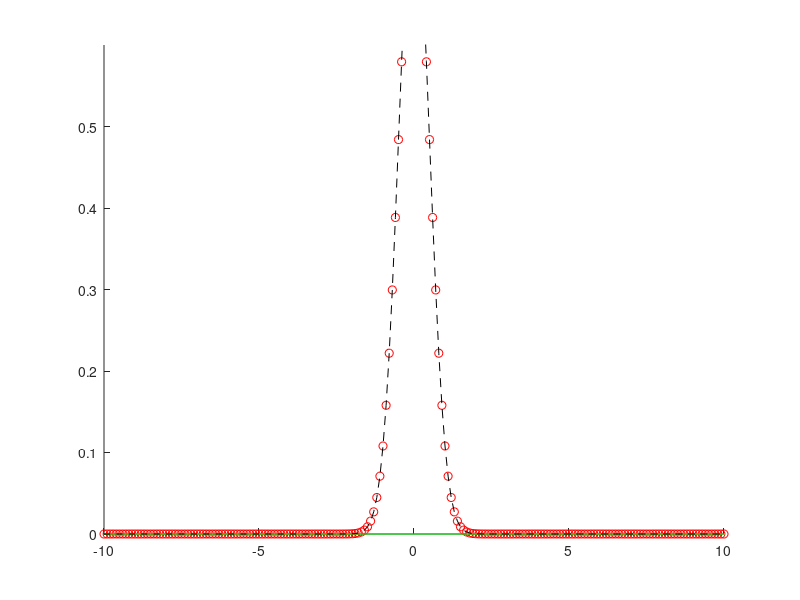

Recreate this plot in MATLAB. (Note: this script raises an error after producing the figure.)
%% Numerical checks of the Fourier Transforms

% =========================
%  Gaussian <--> Gaussian
% =========================

% To help us understand how the FFT algorithm works, we can perform the
% fourier transform on functions that we already have an analytical
% solution to and then compare.

clear all
close all

%% STEP 1: Grids
% Since we are working with a numerical algorithm we need an appropriate
% grid over which to work. As a rule its always best to define the number
% of grid points to be a power of 2. 

% GRID IN REAL SPACE
N = 512; % Number of grid points 
dx = 0.1; % Grid step size in real space
upperx = N*dx; % Upper truncation limit in real space
x = dx*(-N/2:N/2-1); % Grid in real space

% GRID IN FOURIER SPACE (Pulsation)
dxi = (2*pi)/(N*dx); % Grid step size in fourier space
upperxi = N*dxi; % Upper truncation limit in fourier space
xi = dxi*(-N/2:N/2-1); % Grid in fourier space

% GRID IN FOURIER SPACE (Frequency)
dnu = 1/(N*dx); % Grid step size in fourier space
uppernu = N*dnu; % Upper truncation limit in fourier space
nu = dnu*(-N/2:N/2-1); % Grid in fourier space

%% STEP 2: Functions

% Initial Gaussian:
% f(x) = sqrt(a/pi) * exp(-a*x^2)

% Transformed Gaussian:
% f(xi) = exp(-1/4a * xi^2)        --- Pulsation
% f(nu) = exp(-1/4a * (2*pi*nu)^2) --- Frequency

% ANALYTICAL expressions
% -----------------------------
a = 2; % Parameter

fa = sqrt(a/pi)*exp(-a*x.^2); % Initial Gaussian

Fa_p = exp(-xi.^2/(4*a)); % Transformed Gaussian (Pulsation)

Fa_f = exp(-(2*pi*nu).^2/(4*a)); % Transformed Gaussian (Frequency)

% NUMERICAL approximations
% -----------------------------

Fn = fftshift(ifft(ifftshift(fa)))*upperx;

fn_p = fftshift(fft(ifftshift(Fa_p)))/upperx;

fn_f = fftshift(fft(ifftshift(Fa_f)))/upperx;

%% STEP 3: Graphical check

close all

figure(1)
hold on;
plot(x,real(fn_p),'ro')
plot(x,imag(fn_p),'g')
plot(x,fa,'--k')
axis([-10 10 0 0.6])
title('Pulsation Space: Numerical Inversion of Analytical FT: $\hat{f}(\xi)$',Interpreter='latex')
xlabel('x')
ylabel('f')
legend('Re(fn)','Im(fn)','fa')

figure(2)
hold on;
plot(x,real(fn_f),'bo')
plot(x,imag(fn_f),'g')
plot(x,fa,'--k')
axis([-10 10 0 0.6])
title('Frequency Space: Numerical Inversion of Analytical FT: $\hat{f}(\nu)$',Interpreter='latex')
xlabel('x')
ylabel('f')
legend('Re(fn)','Im(fn)','fa')

figure(3)
hold on;
plot(xi,real(Fn),'ko')
plot(xi,imag(Fn),'m')
plot(xi,Fa_p,'--r')
axis([-20 20 0 1])
title('$\xi$ space - Forward Numerical FT of Analytical expression: $f(x)$',Interpreter='latex')
xlabel('\xi')
ylabel('F')
legend('Re(Fn)','Im(Fn)','Fa_p')

figure(4)
hold on;
plot(nu,real(Fn),'ko')
plot(nu,imag(Fn),'m')
plot(nu,Fa_f,'--b')
axis([-10/pi 10/pi 0 1])
title('$\nu$ space - Forward Numerical FT of Analytical expression: $f(x)$',Interpreter='latex')
xlabel('\nu')
ylabel('F')
legend('Re(Fn)','Im(Fn)','Fa_f')








